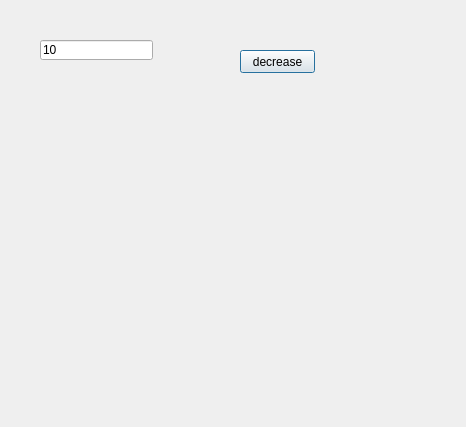
<?xml version="1.0" encoding="UTF-8"?>
<ui version="4.0">
 <class>Dialog</class>
 <widget class="QDialog" name="Dialog">
  <property name="geometry">
   <rect>
    <x>0</x>
    <y>0</y>
    <width>466</width>
    <height>427</height>
   </rect>
  </property>
  <property name="windowTitle">
   <string>Dialog</string>
  </property>
  <widget class="QPushButton" name="pb">
   <property name="geometry">
    <rect>
     <x>240</x>
     <y>50</y>
     <width>75</width>
     <height>23</height>
    </rect>
   </property>
   <property name="text">
    <string>decrease</string>
   </property>
  </widget>
  <widget class="QLineEdit" name="le">
   <property name="geometry">
    <rect>
     <x>40</x>
     <y>40</y>
     <width>113</width>
     <height>20</height>
    </rect>
   </property>
   <property name="text">
    <string>10</string>
   </property>
  </widget>
 </widget>
 <resources/>
 <connections/>
</ui>
